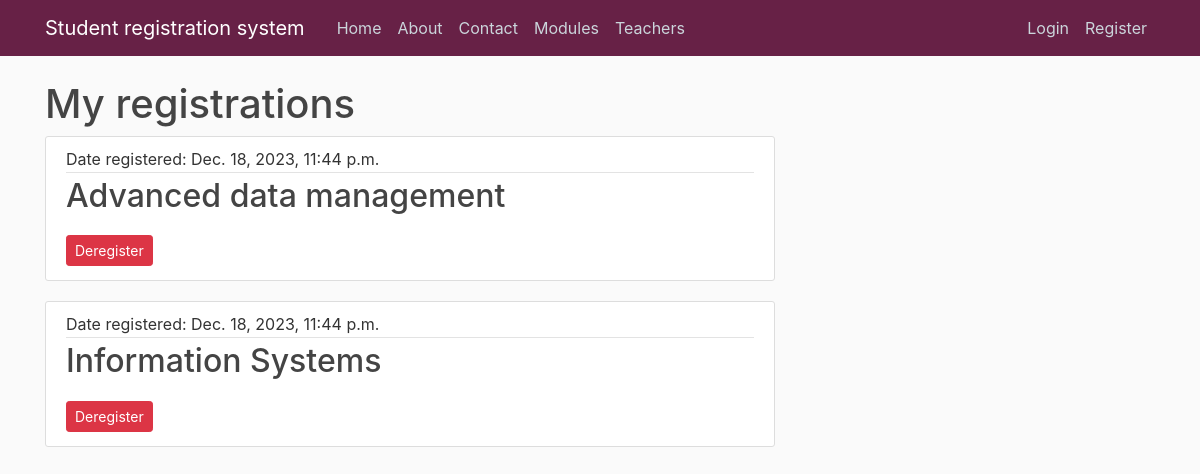
The page /registration/C1003593 on the database its author committed.
### ModuleRegistrationSystem/models.py (models this page shows, shortened)
class Registration(models.Model):
    student = models.ForeignKey(User,null = True, related_name= 'studentregistrations', on_delete = models.CASCADE)
    module = models.ForeignKey(Module, null = True, related_name= 'moduleregistrations', on_delete = models.CASCADE)
    dateOfRegistration = models.DateTimeField(auto_now_add=True)
    class Meta:
        unique_together = ('student', 'module')

class Module(models.Model):
    name = models.CharField(max_length= 40)
    code = models.CharField(max_length= 4, primary_key= 'code')
    credit = models.IntegerField(choices= [(20, 20), (40, 40), (60, 60)])
    category = models.CharField(max_length= 20, choices= [('In-person', 'In person'), ('Online', 'Online')])
    description = models.TextField()
    availability = models.BooleanField(default=True)
    courses_Allowed_To_Register = models.ManyToManyField(Course)
    def __str__(self):
        return f'{self.name}'

### ModuleRegistrationSystem/views.py (the view)
# urls.py: path('registration/<str:username>', RegistrationView.as_view(), name='registrations'),
class RegistrationView(ListView):
        model = Registration
        template_name = 'ModuleRegistrationSystem/my_registrations.html'
        context_object_name = 'registrations'
        paginate_by = 3
        def get_queryset(self):
                user=get_object_or_404(User, username=self.kwargs.get('username'))
                return Registration.objects.filter(student=user).order_by('dateOfRegistration')

### ModuleRegistrationSystem/templates/ModuleRegistrationSystem/my_registrations.html (shortened to what this page needs)
{% extends "ModuleRegistrationSystem/base.html" %}
{% block content %}
    <h1>My registrations</h1>
    {% for registration in registrations %}
        <article class="media content-section">
            <div class="media-body">
                <div class="article-metadata">
                    <a class="mr-2">Date registered: {{ registration.dateOfRegistration }} </a>
                </div>
                <h2><a class="article-title">{{ registration.module }}</a></h2>
                <a class="btn btn-danger btn-sm mt-1 mb-1" href="{% url 'ModuleRegistrationSystem:module-deregistration' registration.id %}">Deregister</a>
            </div>
        </article>
    {% endfor %}
{% endblock content %}

### ModuleRegistrationSystem/static/css/styles.css (style rules this page uses)
html { position: relative; min-height: 100%; }
body { background: #fafafa; color: #333333; margin-top: 5rem; margin-bottom: 50px; }
h1, h2, h3, h4, h5, h6 { color: #444444; }
.content-section { background: #ffffff; padding: 10px 20px; border: 1px solid #dddddd; border-radius: 3px; margin-bottom: 20px; }
.article-title { color: #444444; }
.article-metadata { padding-bottom: 1px; margin-bottom: 4px; border-bottom: 1px solid #e3e3e3 }

### rows shown on the page
Registration: dateOfRegistration "Dec. 18, 2023, 11:44 p.m.", module "Advanced data management"
Registration: dateOfRegistration "Dec. 18, 2023, 11:44 p.m.", module "Information Systems"
